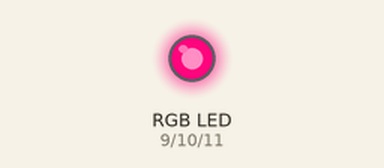
This sketch was run on a simulated Arduino Uno, built with avr-gcc and run on an emulated ATmega328P. Shown: an RGB LED mixed from three pins (HIGH = lit). Dim RGB values are drawn brighter than linear.

Above: at 0.05 s.
At 1.2 s:
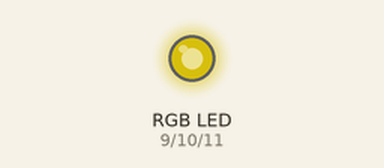
At 1.75 s:
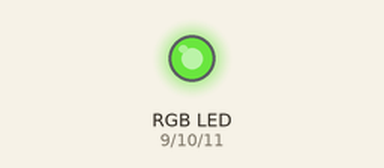
At 2.35 s:
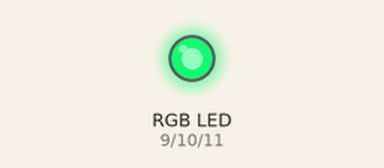
At 3.5 s:
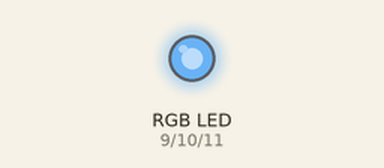
At 4.65 s:
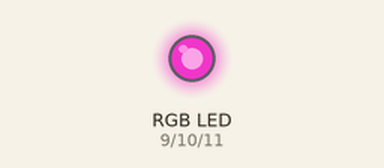
Timing chart, 0 to 6.7 s (numbered marks = the images above):
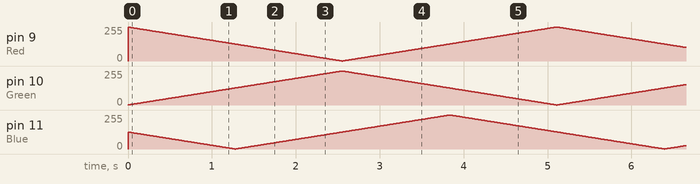

The sketch:

6-4_practice.ino
```cpp
int Rvalue = 254, Gvalue = 1, Bvalue = 127;
int Rdirection = -1, Gdirection = 1, Bdirection = -1;

int Red = 9, Green = 10, Blue = 11;

void setup() {
}

void loop() {
  analogWrite(Red, Rvalue);
  analogWrite(Green, Gvalue);
  analogWrite(Blue, Bvalue);

  Rvalue = Rvalue + Rdirection;
  Gvalue = Gvalue + Gdirection;
  Bvalue = Bvalue + Bdirection;

  if (Rvalue >= 255 || Rvalue <= 0) Rdirection = Rdirection * -1;
  if (Gvalue >= 255 || Gvalue <= 0) Gdirection = Gdirection * -1;
  if (Bvalue >= 255 || Bvalue <= 0) Bdirection = Bdirection * -1;
  delay(10);
}
```
